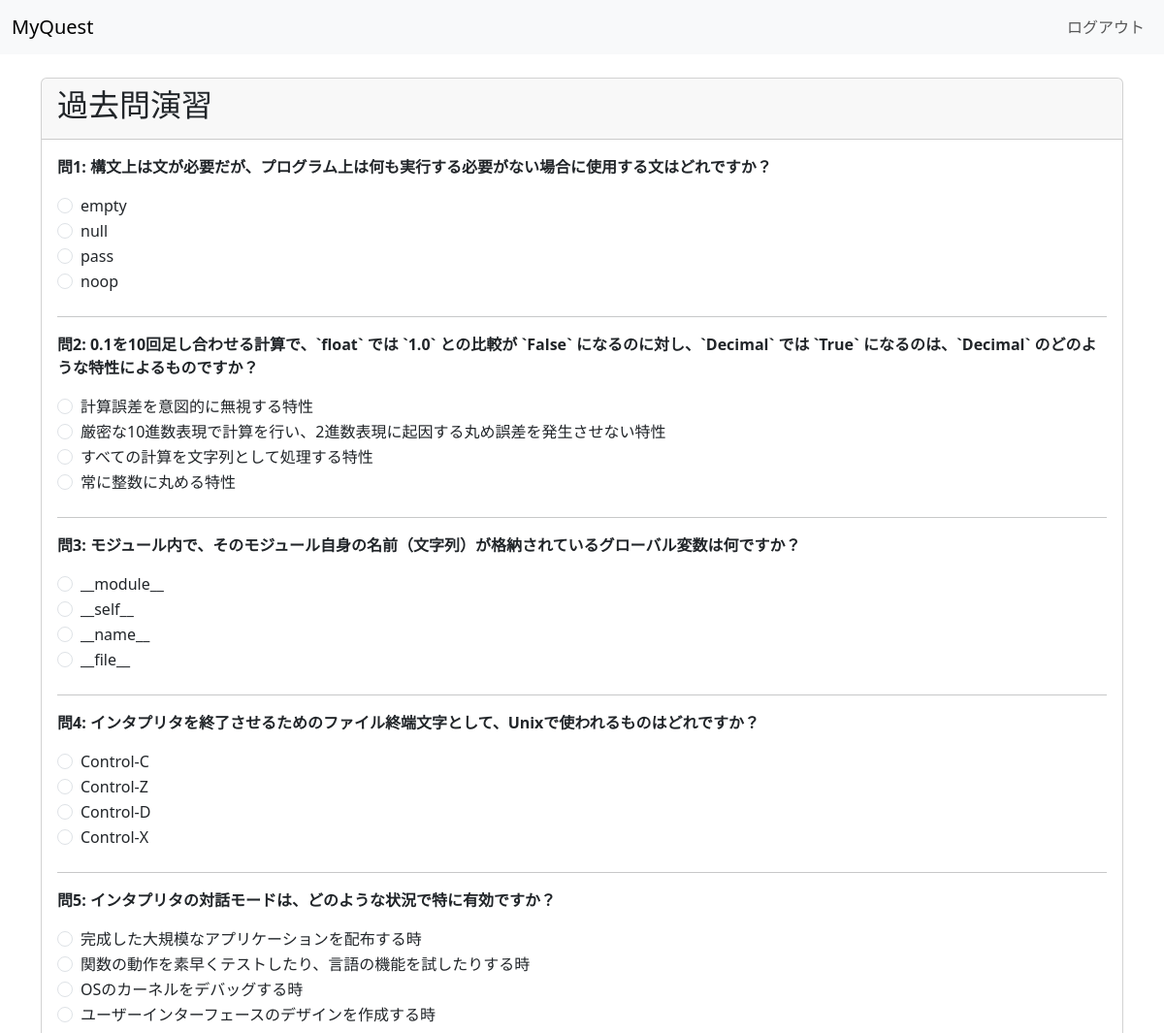
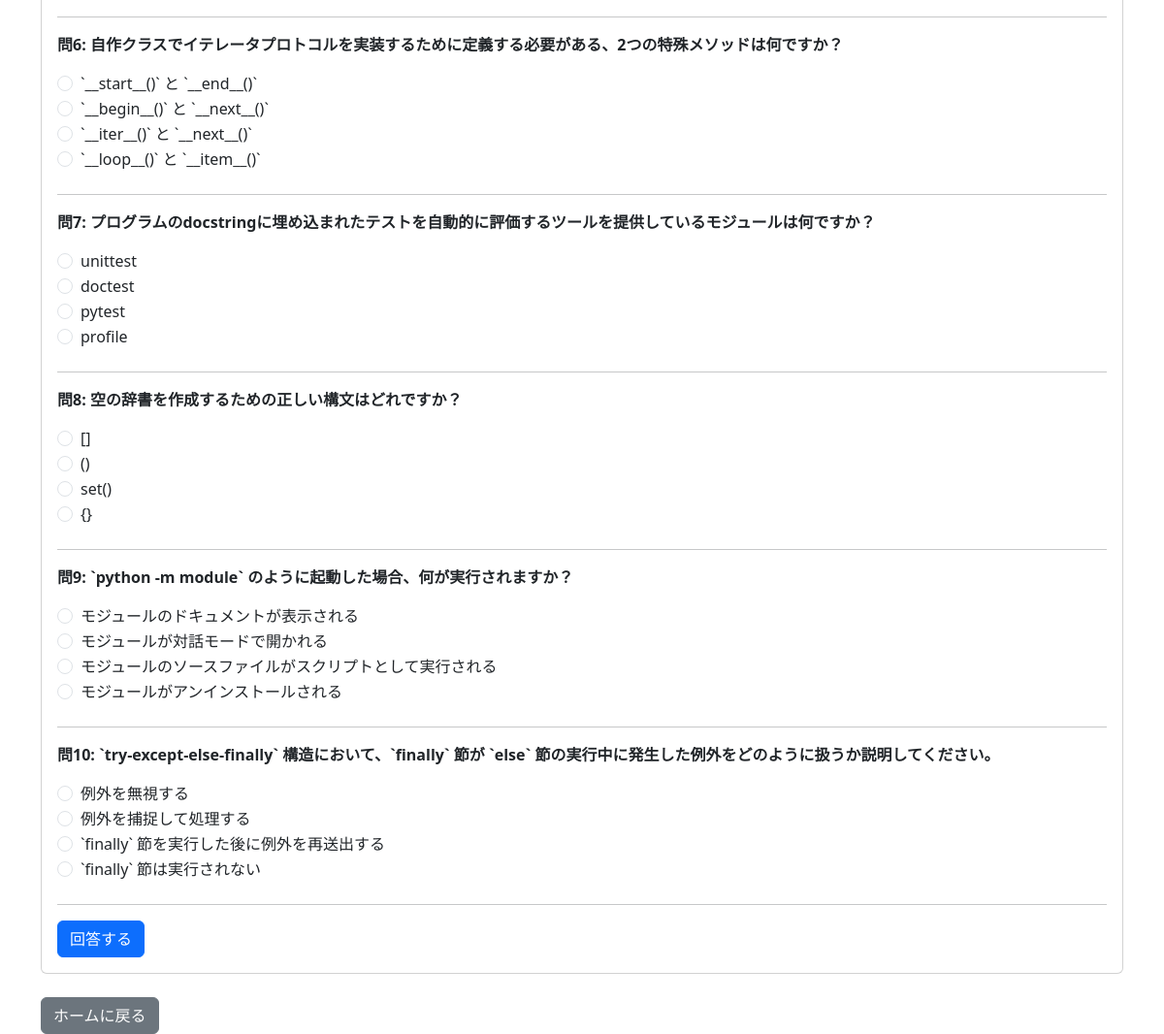
The app's page /practice (signed in) with its own data (2 pictures, top to bottom).
### model.py (models this page shows)
class Question(db.Model):
    __tablename__ = "questions"
    id = db.Column(db.Integer, primary_key=True)
    question = db.Column(db.String(300), nullable=False)
    choice1 = db.Column(db.String(200))
    choice2 = db.Column(db.String(200))
    choice3 = db.Column(db.String(200))
    choice4 = db.Column(db.String(200))
    correct = db.Column(db.Integer)
    category = db.Column(db.String(50)) # section / practiceなど
    hint = db.Column(db.String(500))
    url = db.Column(db.String(500))
    results = db.relationship('QuizResult', backref='question', lazy=True) # Add relationship

### app.py (the view, shortened to what this page needs)
@app.route("/practice", methods=["GET", "POST"])
def practice():
    if "user" not in session:
        return redirect("/")
    try:
        num_questions = int(request.args.get('num', 10))
    except (ValueError, TypeError):
        num_questions = 10
    all_questions = Question.query.all()
    if not all_questions:
        return render_template("practice.html", questions=[]) # 空のリストを渡す
    num_to_sample = min(len(all_questions), num_questions)
    q_list = random.sample(all_questions, num_to_sample)
    return render_template("practice.html", questions=q_list)

### templates/practice.html (shortened to what this page needs)
<!DOCTYPE html>
<html>
<head>
    <link href="https://cdn.jsdelivr.net/npm/bootstrap@5.3.0-alpha1/dist/css/bootstrap.min.css" rel="stylesheet">
</head>
<body>
    <nav class="navbar navbar-expand-lg navbar-light bg-light">
        <div class="container-fluid">
            <a class="navbar-brand" href="#">MyQuest</a>
            <div class="collapse navbar-collapse" id="navbarNav">
                <ul class="navbar-nav ms-auto">
                    <li class="nav-item">
                        <a class="nav-link" href="/logout">ログアウト</a>
                    </li>
                </ul>
            </div>
        </div>
    </nav>
    <div class="container mt-4">
        <div class="card">
            <div class="card-header">
                <h2>過去問演習</h2>
            </div>
            <div class="card-body">
                {% if results %}
                    <h3>テスト結果</h3>
                    <div class="alert alert-info">
                        <h4>正解数: {{ score }} / {{ total }} 問</h4>
                        <h4>正解率: {{ percentage }}%</h4>
                    </div>
                    <p>お疲れ様でした！結果は以下の通りです。</p>
                    <hr>
                    {% for res in results %}
                    <div class="mb-4 p-3 {% if res.is_correct %}result-correct{% else %}result-incorrect{% endif %}">
                        <p class="card-text fw-bold">問{{ loop.index }}: {{ res.question.question }}</p>
                        <p>あなたの回答:
                            <span class="{% if not res.is_correct %}user-answer-incorrect{% endif %}">
                                {{ res.user_choice_text }}
                            </span>
                        </p>
                        {% if not res.is_correct %}
                            <p>正解: <span class="correct-answer-text">{{ res.correct_choice_text }}</span></p>
                        {% endif %}
                        <div class="mt-3">
                            {% if res.question.hint %}
                                <p><b>解説:</b> {{ res.question.hint }}</p>
                            {% endif %}
                            {% if res.question.url %}
                                <p><b>参考URL:</b> <a href="{{ res.question.url }}" target="_blank">{{ res.question.url }}</a></p>
                            {% endif %}
                        </div>
                    </div>
                    {% endfor %}
                {% else %}
                    <form action="{{ url_for('practice') }}" method="post">
                        {% for q_obj in questions %}
                        <div class="mb-4">
                            <p class="card-text fw-bold">問{{ loop.index }}: {{ q_obj.question }}</p>
                            <div class="form-check">
                                <input type="radio" class="form-check-input" name="answer_{{ q_obj.id }}" value="1" id="q{{ q_obj.id }}-choice1" required>
                                <label class="form-check-label" for="q{{ q_obj.id }}-choice1">{{ q_obj.choice1 }}</label>
                            </div>
                            <div class="form-check">
                                <input type="radio" class="form-check-input" name="answer_{{ q_obj.id }}" value="2" id="q{{ q_obj.id }}-choice2">
                                <label class="form-check-label" for="q{{ q_obj.id }}-choice2">{{ q_obj.choice2 }}</label>
                            </div>
                            <div class="form-check">
                                <input type="radio" class="form-check-input" name="answer_{{ q_obj.id }}" value="3" id="q{{ q_obj.id }}-choice3">
                                <label class="form-check-label" for="q{{ q_obj.id }}-choice3">{{ q_obj.choice3 }}</label>
                            </div>
                            <div class="form-check">
                                <input type="radio" class="form-check-input" name="answer_{{ q_obj.id }}" value="4" id="q{{ q_obj.id }}-choice4">
                                <label class="form-check-label" for="q{{ q_obj.id }}-choice4">{{ q_obj.choice4 }}</label>
                            </div>
                        </div>
                        <hr>
                        {% endfor %}
                        <button type="submit" class="btn btn-primary">回答する</button>
                    </form>
                {% endif %}
            </div>
        </div>
        <div class="mt-4">
            {% if results %}
                <a href="{{ url_for('practice') }}" class="btn btn-primary">もう一度挑戦する</a>
                <a href="/home" class="btn btn-secondary">ホームに戻る</a>
            {% else %}
                <a href="/home" class="btn btn-secondary">ホームに戻る</a>
            {% endif %}
        </div>
    </div>
</body>
</html>

### records on screen
Question: question "構文上は文が必要だが、プログラム上は何も実行する必要がない場合に使用する文はどれですか？", choice1 "empty", choice2 "null", choice3 "pass", choice4 "noop"
Question: question "0.1を10回足し合わせる計算で、`float` では `1.0` との比較が `False` になるのに対し、`Decimal` では `True` になるのは、`Decimal` のどのような特性によるものですか？", choice1 "計算誤差を意図的に無視する特性", choice2 "厳密な10進数表現で計算を行い、2進数表現に起因する丸め誤差を発生させない特性", choice3 "すべての計算を文字列として処理する特性", choice4 "常に整数に丸める特性"
Question: question "モジュール内で、そのモジュール自身の名前（文字列）が格納されているグローバル変数は何ですか？", choice1 "__module__", choice2 "__self__", choice3 "__name__", choice4 "__file__"
Question: question "インタプリタを終了させるためのファイル終端文字として、Unixで使われるものはどれですか？", choice1 "Control-C", choice2 "Control-Z", choice3 "Control-D", choice4 "Control-X"
Question: question "インタプリタの対話モードは、どのような状況で特に有効ですか？", choice1 "完成した大規模なアプリケーションを配布する時", choice2 "関数の動作を素早くテストしたり、言語の機能を試したりする時", choice3 "OSのカーネルをデバッグする時", choice4 "ユーザーインターフェースのデザインを作成する時"
Question: question "自作クラスでイテレータプロトコルを実装するために定義する必要がある、2つの特殊メソッドは何ですか？", choice1 "`__start__()` と `__end__()`", choice2 "`__begin__()` と `__next__()`", choice3 "`__iter__()` と `__next__()`", choice4 "`__loop__()` と `__item__()`"
Question: question "プログラムのdocstringに埋め込まれたテストを自動的に評価するツールを提供しているモジュールは何ですか？", choice1 "unittest", choice2 "doctest", choice3 "pytest", choice4 "profile"
Question: question "空の辞書を作成するための正しい構文はどれですか？", choice1 "[]", choice2 "()", choice3 "set()", choice4 "{}"
Question: question "`python -m module` のように起動した場合、何が実行されますか？", choice1 "モジュールのドキュメントが表示される", choice2 "モジュールが対話モードで開かれる", choice3 "モジュールのソースファイルがスクリプトとして実行される", choice4 "モジュールがアンインストールされる"
Question: question "`try-except-else-finally` 構造において、`finally` 節が `else` 節の実行中に発生した例外をどのように扱うか説明してください。", choice1 "例外を無視する", choice2 "例外を捕捉して処理する", choice3 "`finally` 節を実行した後に例外を再送出する", choice4 "`finally` 節は実行されない"
